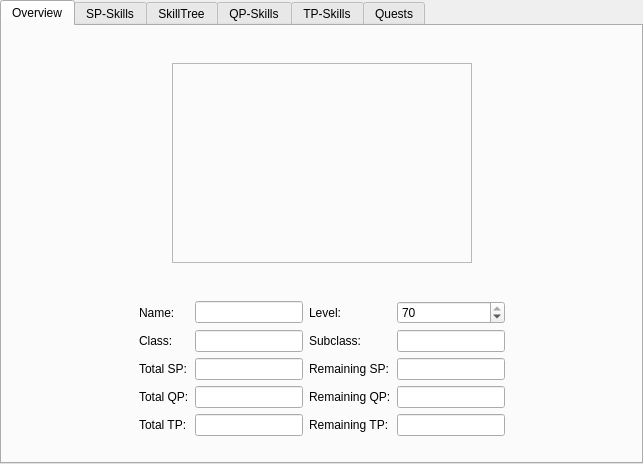
<?xml version="1.0" encoding="UTF-8"?>
<ui version="4.0">
 <class>TabWidget</class>
 <widget class="QTabWidget" name="TabWidget">
  <property name="geometry">
   <rect>
    <x>0</x>
    <y>0</y>
    <width>643</width>
    <height>464</height>
   </rect>
  </property>
  <property name="windowTitle">
   <string>TabWidget</string>
  </property>
  <property name="locale">
   <locale language="German" country="Germany"/>
  </property>
  <property name="currentIndex">
   <number>0</number>
  </property>
  <widget class="QWidget" name="tab">
   <attribute name="title">
    <string>Overview</string>
   </attribute>
   <layout class="QVBoxLayout" name="verticalLayout">
    <item>
     <spacer name="verticalSpacer_2">
      <property name="orientation">
       <enum>Qt::Vertical</enum>
      </property>
      <property name="sizeHint" stdset="0">
       <size>
        <width>20</width>
        <height>35</height>
       </size>
      </property>
     </spacer>
    </item>
    <item>
     <layout class="QHBoxLayout" name="horizontalLayout">
      <item>
       <spacer name="horizontalSpacer_3">
        <property name="orientation">
         <enum>Qt::Horizontal</enum>
        </property>
        <property name="sizeHint" stdset="0">
         <size>
          <width>205</width>
          <height>20</height>
         </size>
        </property>
       </spacer>
      </item>
      <item>
       <widget class="QLabel" name="labelCharPicture">
        <property name="minimumSize">
         <size>
          <width>300</width>
          <height>200</height>
         </size>
        </property>
        <property name="maximumSize">
         <size>
          <width>300</width>
          <height>200</height>
         </size>
        </property>
        <property name="frameShape">
         <enum>QFrame::StyledPanel</enum>
        </property>
        <property name="frameShadow">
         <enum>QFrame::Raised</enum>
        </property>
        <property name="text">
         <string/>
        </property>
        <property name="scaledContents">
         <bool>true</bool>
        </property>
        <property name="alignment">
         <set>Qt::AlignCenter</set>
        </property>
       </widget>
      </item>
      <item>
       <spacer name="horizontalSpacer_4">
        <property name="orientation">
         <enum>Qt::Horizontal</enum>
        </property>
        <property name="sizeHint" stdset="0">
         <size>
          <width>204</width>
          <height>20</height>
         </size>
        </property>
       </spacer>
      </item>
     </layout>
    </item>
    <item>
     <spacer name="verticalSpacer_3">
      <property name="orientation">
       <enum>Qt::Vertical</enum>
      </property>
      <property name="sizeHint" stdset="0">
       <size>
        <width>20</width>
        <height>40</height>
       </size>
      </property>
     </spacer>
    </item>
    <item>
     <layout class="QGridLayout" name="gridLayout">
      <property name="sizeConstraint">
       <enum>QLayout::SetFixedSize</enum>
      </property>
      <item row="0" column="1">
       <widget class="QLabel" name="labelName">
        <property name="text">
         <string>Name:</string>
        </property>
       </widget>
      </item>
      <item row="3" column="2">
       <widget class="QLineEdit" name="lineEditQPTotal">
        <property name="enabled">
         <bool>true</bool>
        </property>
        <property name="sizePolicy">
         <sizepolicy hsizetype="Fixed" vsizetype="Fixed">
          <horstretch>0</horstretch>
          <verstretch>0</verstretch>
         </sizepolicy>
        </property>
        <property name="readOnly">
         <bool>true</bool>
        </property>
       </widget>
      </item>
      <item row="2" column="3">
       <widget class="QLabel" name="labelSPRemaining">
        <property name="text">
         <string>Remaining SP:</string>
        </property>
       </widget>
      </item>
      <item row="3" column="3">
       <widget class="QLabel" name="labelQPRemaining">
        <property name="locale">
         <locale language="German" country="Germany"/>
        </property>
        <property name="text">
         <string>Remaining QP:</string>
        </property>
       </widget>
      </item>
      <item row="0" column="2">
       <widget class="QLineEdit" name="lineEditName">
        <property name="sizePolicy">
         <sizepolicy hsizetype="Fixed" vsizetype="Fixed">
          <horstretch>0</horstretch>
          <verstretch>0</verstretch>
         </sizepolicy>
        </property>
       </widget>
      </item>
      <item row="0" column="3">
       <widget class="QLabel" name="labelLevel">
        <property name="text">
         <string>Level:</string>
        </property>
       </widget>
      </item>
      <item row="2" column="4">
       <widget class="QLineEdit" name="lineEditSPRemaining">
        <property name="enabled">
         <bool>true</bool>
        </property>
        <property name="sizePolicy">
         <sizepolicy hsizetype="Fixed" vsizetype="Fixed">
          <horstretch>0</horstretch>
          <verstretch>0</verstretch>
         </sizepolicy>
        </property>
        <property name="readOnly">
         <bool>true</bool>
        </property>
       </widget>
      </item>
      <item row="4" column="3">
       <widget class="QLabel" name="labelTPRemaining">
        <property name="locale">
         <locale language="German" country="Germany"/>
        </property>
        <property name="text">
         <string>Remaining TP:</string>
        </property>
       </widget>
      </item>
      <item row="2" column="0">
       <spacer name="horizontalSpacer">
        <property name="orientation">
         <enum>Qt::Horizontal</enum>
        </property>
        <property name="sizeHint" stdset="0">
         <size>
          <width>40</width>
          <height>20</height>
         </size>
        </property>
       </spacer>
      </item>
      <item row="3" column="1">
       <widget class="QLabel" name="labelQPTotal">
        <property name="locale">
         <locale language="German" country="Germany"/>
        </property>
        <property name="text">
         <string>Total QP:</string>
        </property>
       </widget>
      </item>
      <item row="4" column="2">
       <widget class="QLineEdit" name="lineEditTPTotal">
        <property name="enabled">
         <bool>true</bool>
        </property>
        <property name="sizePolicy">
         <sizepolicy hsizetype="Fixed" vsizetype="Fixed">
          <horstretch>0</horstretch>
          <verstretch>0</verstretch>
         </sizepolicy>
        </property>
        <property name="readOnly">
         <bool>true</bool>
        </property>
       </widget>
      </item>
      <item row="2" column="1">
       <widget class="QLabel" name="labelSPTotal">
        <property name="text">
         <string>Total SP:</string>
        </property>
       </widget>
      </item>
      <item row="4" column="1">
       <widget class="QLabel" name="labelTPTotal">
        <property name="locale">
         <locale language="German" country="Germany"/>
        </property>
        <property name="text">
         <string>Total TP:</string>
        </property>
       </widget>
      </item>
      <item row="4" column="4">
       <widget class="QLineEdit" name="lineEditTPRemaining">
        <property name="enabled">
         <bool>true</bool>
        </property>
        <property name="sizePolicy">
         <sizepolicy hsizetype="Fixed" vsizetype="Fixed">
          <horstretch>0</horstretch>
          <verstretch>0</verstretch>
         </sizepolicy>
        </property>
        <property name="readOnly">
         <bool>true</bool>
        </property>
       </widget>
      </item>
      <item row="3" column="4">
       <widget class="QLineEdit" name="lineEditQPRemaining">
        <property name="enabled">
         <bool>true</bool>
        </property>
        <property name="sizePolicy">
         <sizepolicy hsizetype="Fixed" vsizetype="Fixed">
          <horstretch>0</horstretch>
          <verstretch>0</verstretch>
         </sizepolicy>
        </property>
        <property name="readOnly">
         <bool>true</bool>
        </property>
       </widget>
      </item>
      <item row="0" column="4">
       <widget class="QSpinBox" name="spinBox">
        <property name="minimum">
         <number>1</number>
        </property>
        <property name="maximum">
         <number>70</number>
        </property>
        <property name="value">
         <number>70</number>
        </property>
       </widget>
      </item>
      <item row="1" column="1">
       <widget class="QLabel" name="labelClass">
        <property name="text">
         <string>Class:</string>
        </property>
       </widget>
      </item>
      <item row="1" column="2">
       <widget class="QLineEdit" name="lineEditClass">
        <property name="enabled">
         <bool>true</bool>
        </property>
        <property name="sizePolicy">
         <sizepolicy hsizetype="Fixed" vsizetype="Fixed">
          <horstretch>0</horstretch>
          <verstretch>0</verstretch>
         </sizepolicy>
        </property>
        <property name="readOnly">
         <bool>true</bool>
        </property>
       </widget>
      </item>
      <item row="1" column="3">
       <widget class="QLabel" name="labelSubclass">
        <property name="text">
         <string>Subclass:</string>
        </property>
       </widget>
      </item>
      <item row="1" column="4">
       <widget class="QLineEdit" name="lineEditSubclass">
        <property name="enabled">
         <bool>true</bool>
        </property>
        <property name="sizePolicy">
         <sizepolicy hsizetype="Fixed" vsizetype="Fixed">
          <horstretch>0</horstretch>
          <verstretch>0</verstretch>
         </sizepolicy>
        </property>
        <property name="readOnly">
         <bool>true</bool>
        </property>
       </widget>
      </item>
      <item row="2" column="5">
       <spacer name="horizontalSpacer_5">
        <property name="orientation">
         <enum>Qt::Horizontal</enum>
        </property>
        <property name="sizeHint" stdset="0">
         <size>
          <width>40</width>
          <height>20</height>
         </size>
        </property>
       </spacer>
      </item>
      <item row="2" column="2">
       <widget class="QLineEdit" name="lineEditSPTotal">
        <property name="enabled">
         <bool>true</bool>
        </property>
        <property name="sizePolicy">
         <sizepolicy hsizetype="Fixed" vsizetype="Fixed">
          <horstretch>0</horstretch>
          <verstretch>0</verstretch>
         </sizepolicy>
        </property>
        <property name="readOnly">
         <bool>true</bool>
        </property>
       </widget>
      </item>
     </layout>
    </item>
    <item>
     <spacer name="verticalSpacer">
      <property name="orientation">
       <enum>Qt::Vertical</enum>
      </property>
      <property name="sizeHint" stdset="0">
       <size>
        <width>20</width>
        <height>24</height>
       </size>
      </property>
     </spacer>
    </item>
   </layout>
  </widget>
  <widget class="QWidget" name="tabSP">
   <attribute name="title">
    <string>SP-Skills</string>
   </attribute>
  </widget>
  <widget class="QWidget" name="tabSkillTree">
   <attribute name="title">
    <string>SkillTree</string>
   </attribute>
  </widget>
  <widget class="QWidget" name="tabQP">
   <attribute name="title">
    <string>QP-Skills</string>
   </attribute>
  </widget>
  <widget class="QWidget" name="tabTP">
   <attribute name="title">
    <string>TP-Skills</string>
   </attribute>
  </widget>
  <widget class="QWidget" name="tabQuests">
   <attribute name="title">
    <string>Quests</string>
   </attribute>
  </widget>
 </widget>
 <resources/>
 <connections/>
</ui>
